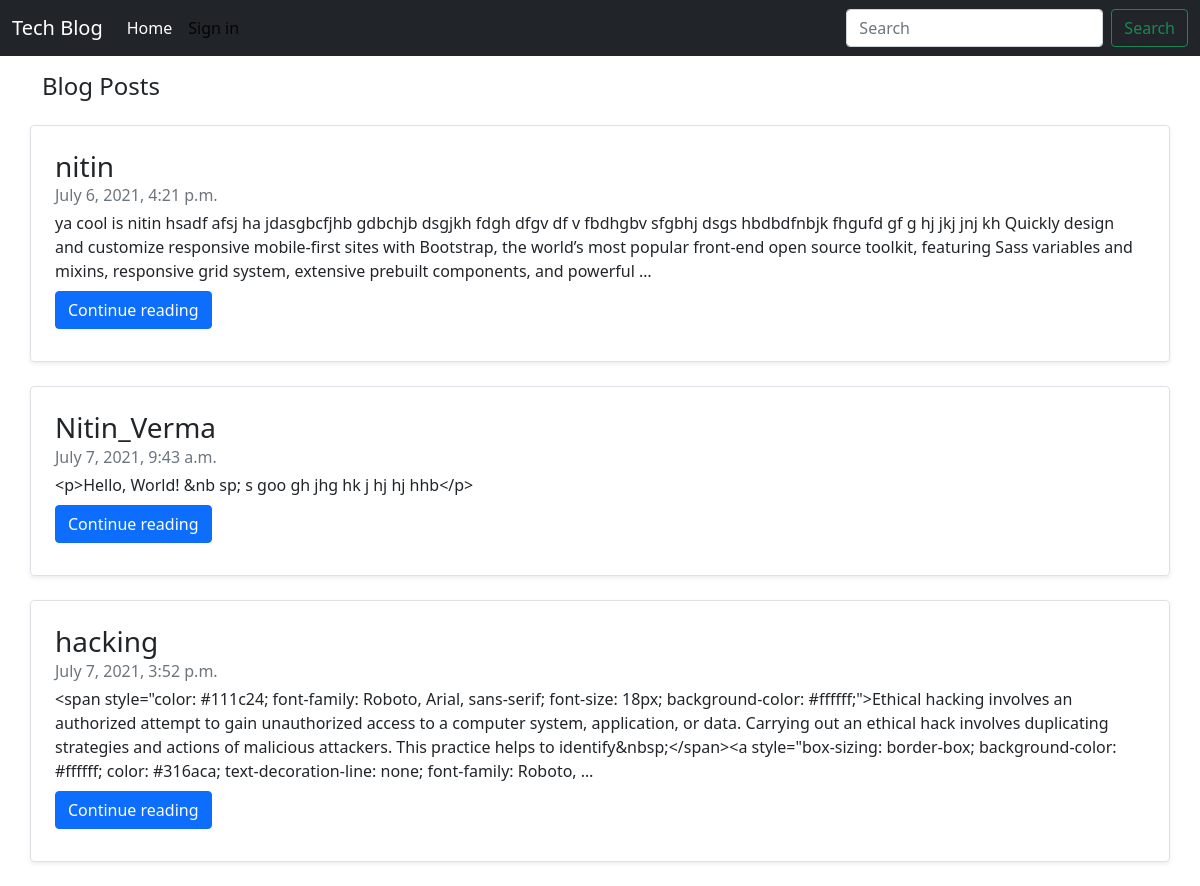
Before: /blogs/allblog with the older database file.
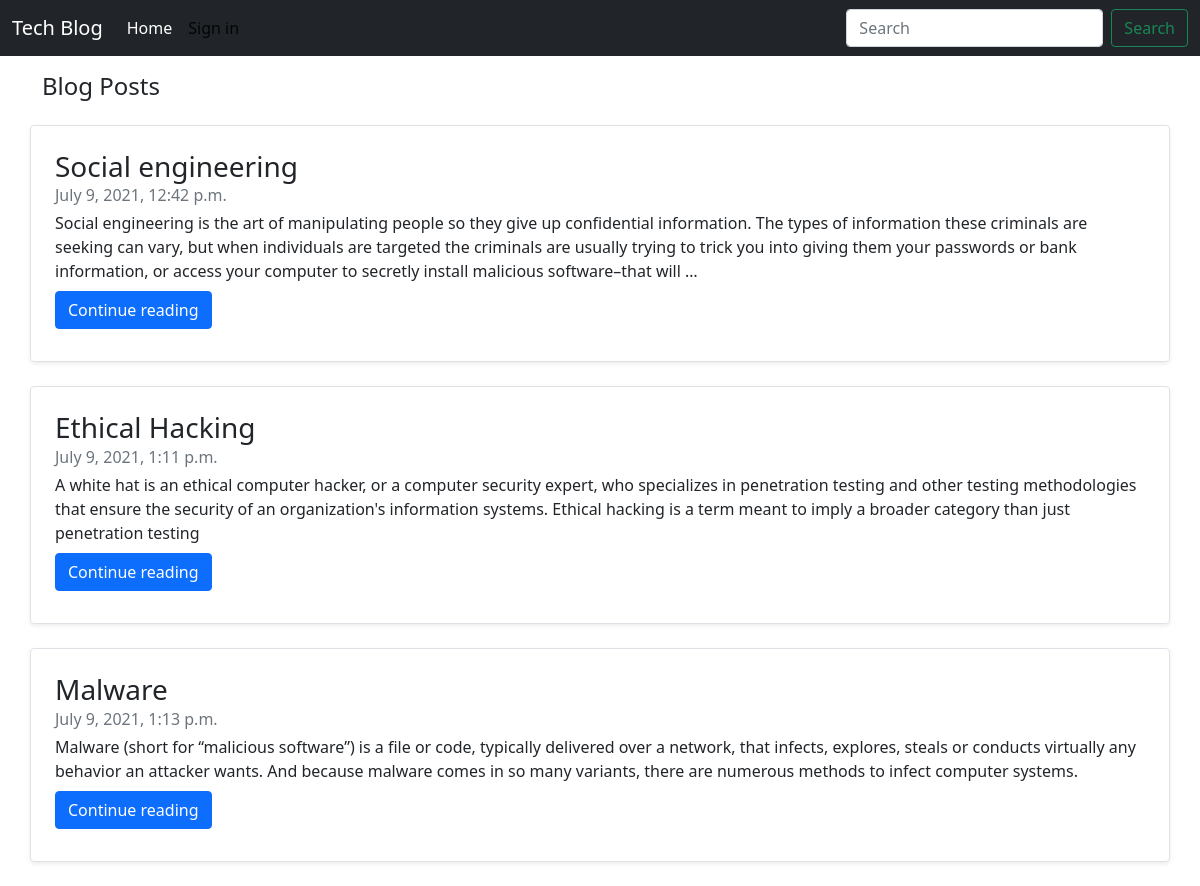
After: the same page with the newer database file.
### blog/models.py (models this page shows, shortened)
class blog(models.Model):
    title = models.CharField(max_length=100)
    content = models.TextField(max_length=10000)
    slug = models.SlugField(max_length=500, null=True , blank=True)
    image = models.ImageField(("/static/nitin"), upload_to="static/nitin", height_field=None, width_field=None, max_length=None)
    create_at = models.DateTimeField(auto_now_add=True)
    upload_to = models.DateTimeField(auto_now=True)

### blog/views.py (the view)
# urls.py: path("allblog", views.allblog, name='allblog'),
def allblog(request):
    allpost = blog.objects.all()
    contxt = {'allpost': allpost}
    return render(request,'blog/allblog.html',contxt)

### templates/blog/allblog.html (shortened to what this page needs)
<!doctype html>
<html lang="en">
<head>
  <link href="https://cdn.jsdelivr.net/npm/bootstrap@5.0.2/dist/css/bootstrap.min.css" rel="stylesheet"
>
</head>
<body>
<nav class="navbar navbar-expand-lg navbar-light bg-dark">
  <div class="container-fluid">
    <a class="navbar-brand" style="color: white;" href="/blogs">Tech Blog</a>
    <div class="collapse navbar-collapse" id="navbarSupportedContent">
      <ul class="navbar-nav me-auto mb-2 mb-lg-0">
        <li class="nav-item">
          <a class="nav-link navbar-light active" style="color: white;" aria-current="page" href="/blogs">Home</a>
        </li>
          {% if user.is_authenticated %}
          <li class="nav-item dropdown">
            <a class="nav-link dropdown-toggle active" style="color: white;" href="#" id="navbarDropdown" role="button"
              data-bs-toggle="dropdown" aria-expanded="false">
              {{request.user}}
            </a>
            <ul class="dropdown-menu nitin" aria-labelledby="navbarDropdown">
              <li><a class="nav-link  dropdown-item" href="#">Profile</a></li>
              <li><a class="nav-link  dropdown-item" href="logout">Logout</a></li>
            </ul>
          </li>
          {% else %}
          <li class="bt nav-item ">
            <a class="nav-link active " aria-current="page" href="/signin">Sign in</a>
          </li>
          {% endif %}
        </ul>
        <form class="d-flex">
        <input class="form-control me-2" type="search" placeholder="Search" aria-label="Search">
        <button class="btn btn-outline-success" type="submit">Search</button>
      </form>
      </div>
    </div>
  </nav>
  <div class="container my-3">
    <h4 class="center">Blog Posts</h4>
    {% for post in allpost %}
    <div class="row no-gutters border rounded overflow-hidden flex-md-row my-4 shadow-sm h-md-250 position-relative">
      <div class="col p-4 d-flex flex-column position-static">
        <h3 class="mb-0">{{post.title}}</h3>
        <div class="mb-1 text-muted">{{post.upload_to}}</div>
        <p class="card-text mb-auto">{{post.content | truncatewords:55}}</p>
        <div class="my-2">
          <a href="/blogs/{{post.slug}}" role="button" class="btn btn-primary">Continue reading</a>
        </div>
      </div>
    </div>
    {% endfor %}
  </div>
</body>
</html>

Changed rows visible on the page:
removed blog: title "nitin", upload_to "July 6, 2021, 4:21 p.m.", content "ya cool is nitin hsadf afsj ha jdasgbcfjhb gdbchjb dsgjkh fdgh dfgv df v fbdhgbv sfgbhj dsgs hbdbdfnbjk fhgufd gf g hj jkj jnj kh Quickly design and customize responsive mobile-first sites with Bootstrap, the world’s most popular front-end open source toolkit, featuring Sass variables and mixins, responsive grid system, extensive prebuilt components, and powerful …"
removed blog: title "Nitin_Verma", upload_to "July 7, 2021, 9:43 a.m.", content "<p>Hello, World! &nb sp; s goo gh jhg hk j hj hj hhb</p>"
removed blog: title "hacking", upload_to "July 7, 2021, 3:52 p.m.", content "<span style=\"color: #111c24; font-family: Roboto, Arial, sans-serif; font-size: 18px; background-color: #ffffff;\">Ethical hacking involves an authorized attempt to gain unauthorized access to a computer system, application, or data. Carrying out an ethical hack involves duplicating strategies and actions of malicious attackers. This practice helps to identify&nbsp;</span><a style=\"box-sizing: border-box; background-color: #ffffff; color: #316aca; text-decoration-line: none; font-family: Roboto, …"
added blog: title "Social engineering", upload_to "July 9, 2021, 12:42 p.m.", content "Social engineering is the art of manipulating people so they give up confidential information. The types of information these criminals are seeking can vary, but when individuals are targeted the criminals are usually trying to trick you into giving them your passwords or bank information, or access your computer to secretly install malicious software–that will …"
added blog: title "Ethical Hacking", upload_to "July 9, 2021, 1:11 p.m.", content "A white hat is an ethical computer hacker, or a computer security expert, who specializes in penetration testing and other testing methodologies that ensure the security of an organization's information systems. Ethical hacking is a term meant to imply a broader category than just penetration testing"
added blog: title "Malware", upload_to "July 9, 2021, 1:13 p.m.", content "Malware (short for “malicious software”) is a file or code, typically delivered over a network, that infects, explores, steals or conducts virtually any behavior an attacker wants. And because malware comes in so many variants, there are numerous methods to infect computer systems."
